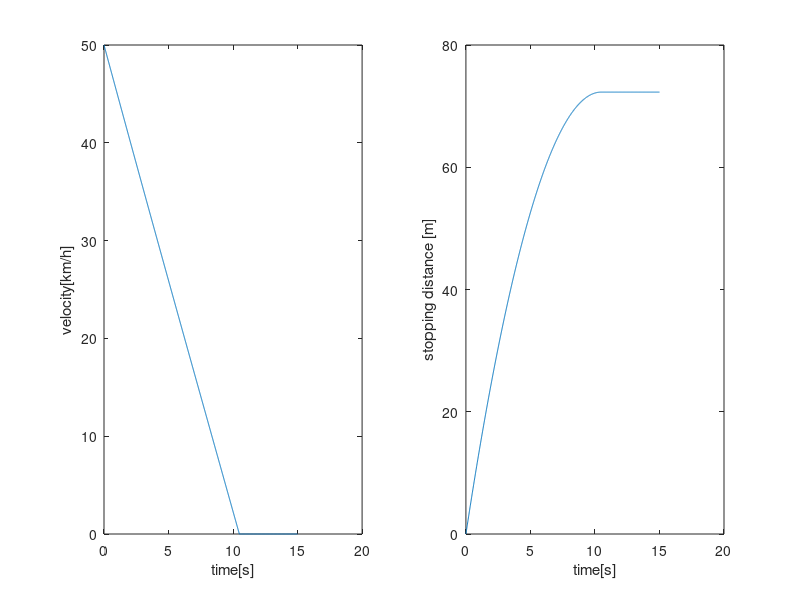

Recreate this plot in MATLAB.
%% given value
m = 1800;
roll_coeff = 0.02;
drag_coeff = 0.4;
air_density = 1.202;
area = 2;
force =  -2000;
gravity = 9.806;

%% Simulation time
ti = 0;
tf = 15;
sampling_time = 0.01;

%% initialization
t = ti:sampling_time:tf;
n = length(t);
vel_i = 50 * 1000 / 3600;
dist_i = 0;
vel = zeros(n,1);
vel(1) = vel_i;
dist = zeros(n,1);

%% simulation
roll = roll_coeff * m * gravity;
for i = 2:n
    air_drag = air_density * area * drag_coeff * vel_i^2 / 2;
    net_force = force - roll - air_drag;
    acc = net_force / m;
    vel_i = vel_i + acc * sampling_time;
    dist_i = vel_i * sampling_time;
    if vel_i < 0
        vel(i:end) = 0;
        dist(i:end) = dist(i-1);
        break;
    end
    vel(i) = vel_i;
    dist(i) = dist(i-1) + dist_i;
end
vel = vel * 3600/1000;

figure(1);
title('Acceleration Problem 2'); grid on;
subplot(121);
plot(t, vel);
xlabel('time[s]'); ylabel('velocity[km/h]');
subplot(122);
plot(t, dist);
xlabel('time[s]'); ylabel('stopping distance [m]');